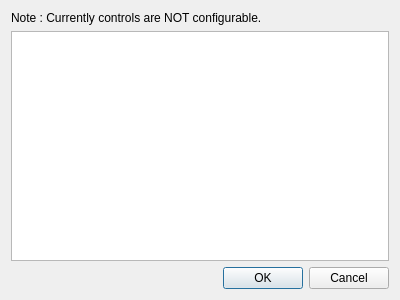
<?xml version="1.0" encoding="UTF-8"?>
<ui version="4.0">
 <class>Controls</class>
 <widget class="QDialog" name="Controls">
  <property name="geometry">
   <rect>
    <x>0</x>
    <y>0</y>
    <width>400</width>
    <height>300</height>
   </rect>
  </property>
  <property name="windowTitle">
   <string>Dialog</string>
  </property>
  <layout class="QVBoxLayout" name="verticalLayout">
   <item>
    <widget class="QLabel" name="label">
     <property name="text">
      <string>Note : Currently controls are NOT configurable.</string>
     </property>
    </widget>
   </item>
   <item>
    <widget class="QTableWidget" name="listControls">
     <property name="selectionMode">
      <enum>QAbstractItemView::SingleSelection</enum>
     </property>
     <property name="selectionBehavior">
      <enum>QAbstractItemView::SelectRows</enum>
     </property>
     <property name="showGrid">
      <bool>false</bool>
     </property>
     <property name="columnCount">
      <number>2</number>
     </property>
     <attribute name="horizontalHeaderVisible">
      <bool>false</bool>
     </attribute>
     <attribute name="verticalHeaderVisible">
      <bool>false</bool>
     </attribute>
     <column/>
     <column/>
    </widget>
   </item>
   <item>
    <widget class="QDialogButtonBox" name="buttonBox">
     <property name="orientation">
      <enum>Qt::Horizontal</enum>
     </property>
     <property name="standardButtons">
      <set>QDialogButtonBox::Cancel|QDialogButtonBox::Ok</set>
     </property>
    </widget>
   </item>
  </layout>
 </widget>
 <resources/>
 <connections>
  <connection>
   <sender>buttonBox</sender>
   <signal>accepted()</signal>
   <receiver>Controls</receiver>
   <slot>accept()</slot>
   <hints>
    <hint type="sourcelabel">
     <x>248</x>
     <y>254</y>
    </hint>
    <hint type="destinationlabel">
     <x>157</x>
     <y>274</y>
    </hint>
   </hints>
  </connection>
  <connection>
   <sender>buttonBox</sender>
   <signal>rejected()</signal>
   <receiver>Controls</receiver>
   <slot>reject()</slot>
   <hints>
    <hint type="sourcelabel">
     <x>316</x>
     <y>260</y>
    </hint>
    <hint type="destinationlabel">
     <x>286</x>
     <y>274</y>
    </hint>
   </hints>
  </connection>
 </connections>
</ui>
